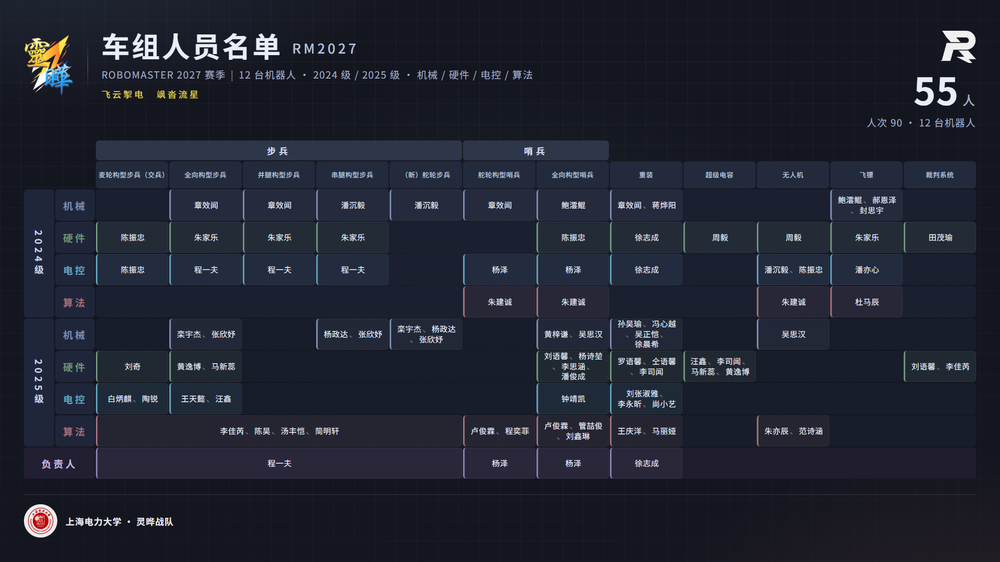
#> input picture shots/cars-1920x1080.png, 1000 x 562 px, shrunk from 1920 x 1080 before the run
$ python pixel-diff.py ../shots/cars-1920x1080.png ../shots/tech-1920x1080.png ../shots/tech-1920x1080.png
#> lines starting #> are read from the running program, lines starting #| are printed output that depends on the picture; after the words box and inside, x2 and y2 are one past the last pixel; in counts of white or black regions, pixels touching at a corner belong together
"""像素级比对两张同尺寸 PNG，输出差异比例、差异区域包围盒，并存一张差异高亮图。

用法: python scripts/pixel-diff.py a.png b.png out-diff.png
"""

import os
import sys

from PIL import Image, ImageChops

a_path, b_path, out_path = sys.argv[1], sys.argv[2], sys.argv[3]
a = Image.open(a_path).convert("RGB")
#> a is the input picture: PIL image 1000x562 RGB; mean R, G, B 33.2, 36.8, 49.3
b = Image.open(b_path).convert("RGB")
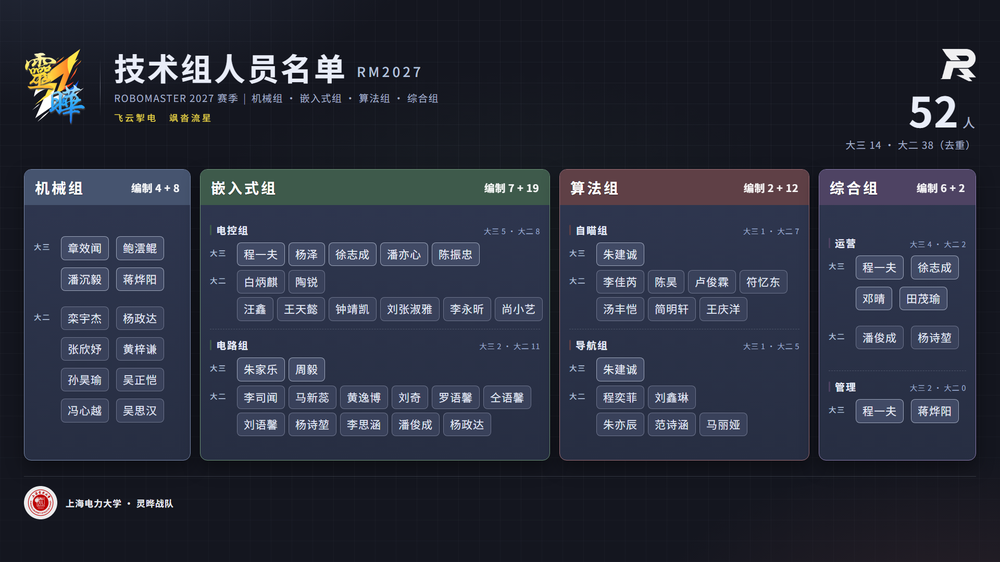
#> input picture shots/tech-1920x1080.png, 1000 x 562 px, shrunk from 1920 x 1080 before the run
#> b is the input picture: PIL image 1000x562 RGB; mean R, G, B 42.4, 46.7, 60.9
if a.size != b.size:
    print(f"尺寸不同: {a.size} vs {b.size}")
    sys.exit(1)

diff = ImageChops.difference(a, b)
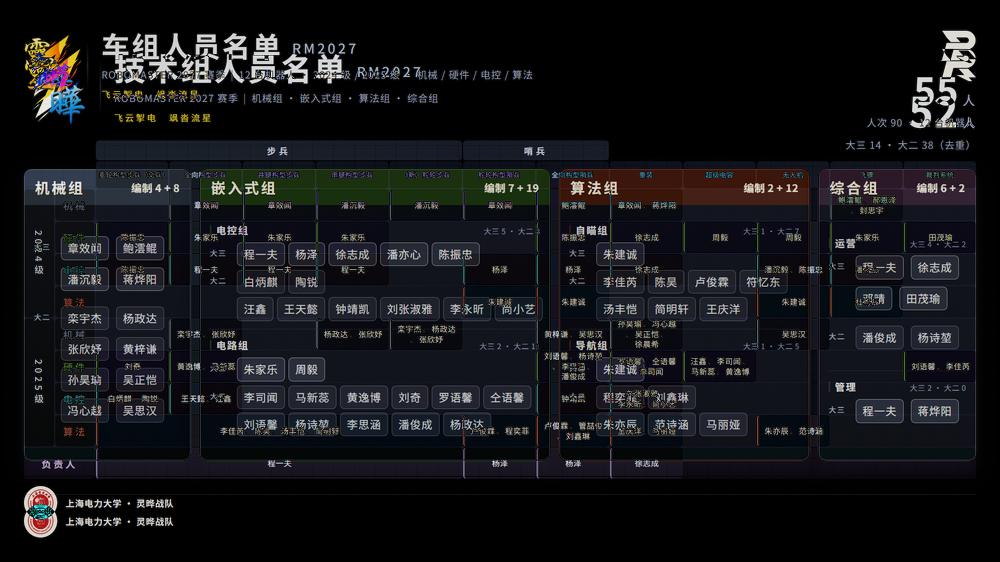
#> diff: PIL image 1000x562 RGB; mean R, G, B 21.7, 22.4, 25.3
gray = diff.convert("L")
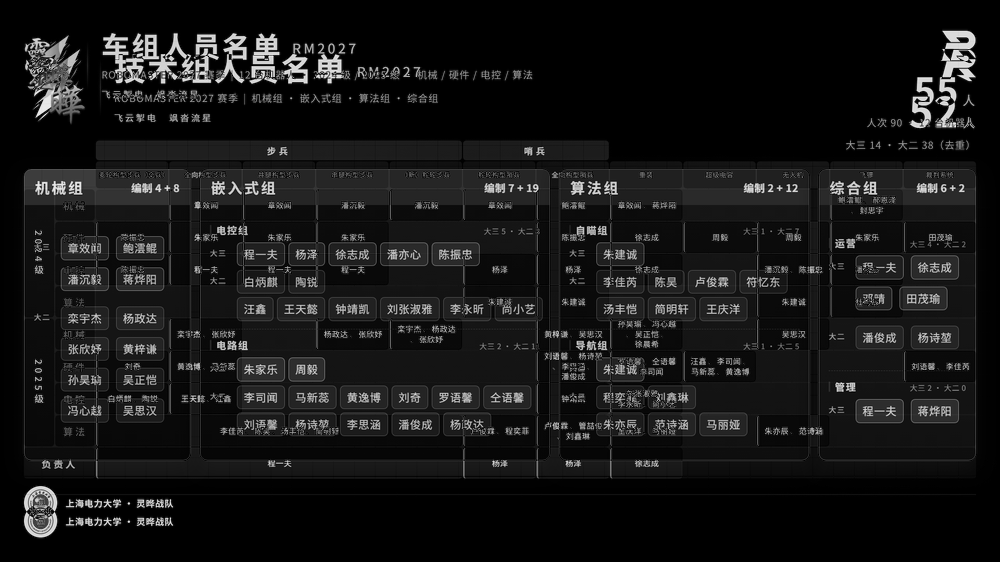
#> gray: PIL image 1000x562 L; min 0, max 248, mean 22.5
hist = gray.histogram()
#> hist = 256 values, max 191319 at index 0, min 0 at index 243, mean 2195.3
total = a.size[0] * a.size[1]
#> total = 562000
over = sum(hist[16:])  # 阈值 16，忽略抗锯齿级别的微小差异
#> over = 231460
print(f"尺寸 {a.size}")
#| 尺寸 (1000, 562)
print(
    f"完全一致 {100 * hist[0] / total:.2f}%  |  近似一致(≤16) {100 * sum(hist[:17]) / total:.2f}%  |  明显差异 {100 * over / total:.2f}%"
)
#| 完全一致 34.04%  |  近似一致(≤16) 59.54%  |  明显差异 41.19%

# 256 级查找表做阈值，比回调写法更省事也更快
THRESHOLD_LUT = bytes([0] * 17 + [255] * (256 - 17))
mask = gray.point(THRESHOLD_LUT)
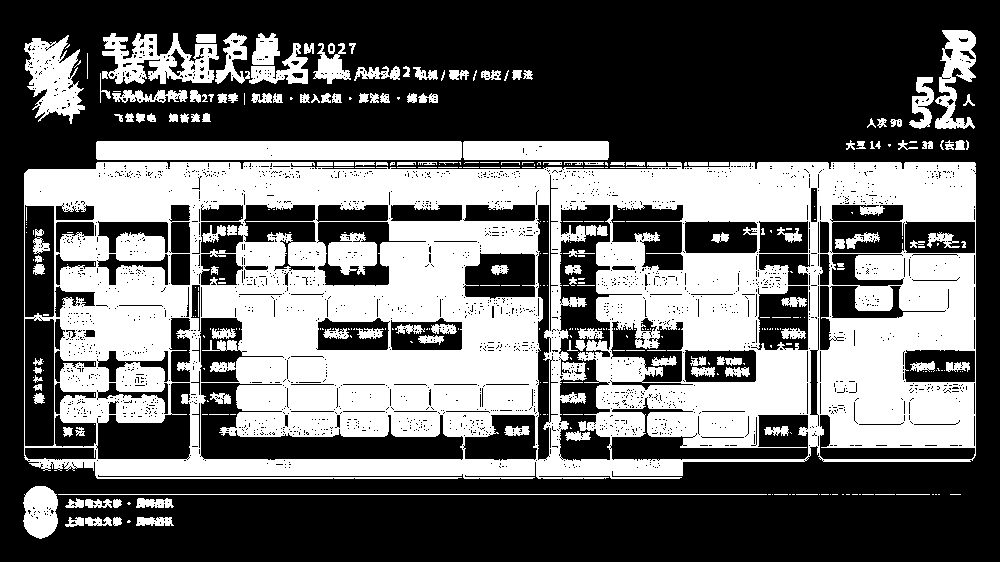
#> mask: PIL image 1000x562 L; 40.5% white; 352 white regions (199 under 20 px), largest, box (x1, y1, x2, y2) and area: (24, 162, 976, 479) 187808, (96, 141, 462, 160) 6947, (102, 33, 219, 84) 3278
bbox = mask.getbbox()
#> bbox = (23, 30, 976, 539)
print(f"差异包围盒 {bbox}")
#| 差异包围盒 (23, 30, 976, 539)

# 差异高亮图：上=原图 下=差异处涂红
w, h = a.size
#> w = 1000; h = 562
canvas = Image.new("RGB", (w, h * 2 + 8), (10, 10, 14))
canvas.paste(a, (0, 0))
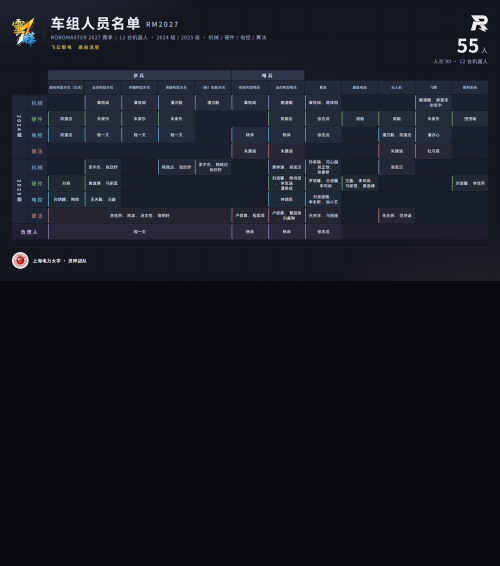
#> canvas: PIL image 1000x1132 RGB (shown at 1/2 size); mean R, G, B 21.5, 23.3, 31.5
highlight = b.copy()
highlight.paste((255, 0, 0), mask=mask)
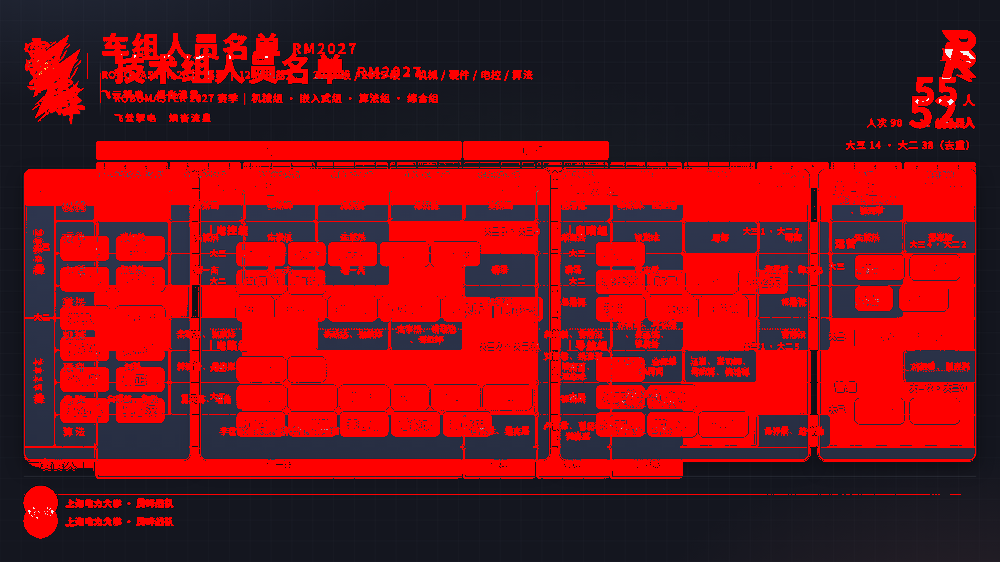
#> highlight: PIL image 1000x562 RGB; mean R, G, B 119.5, 18.4, 26
canvas.paste(highlight, (0, h + 8))
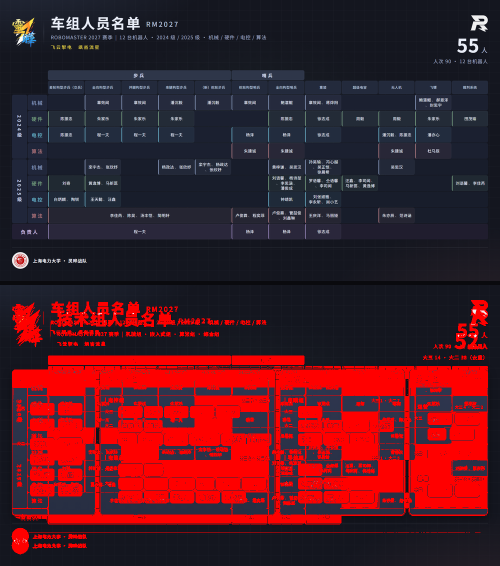
#> canvas: PIL image 1000x1132 RGB (shown at 1/2 size); mean R, G, B 75.9, 27.5, 37.5
canvas.save(out_path)
print("差异图 ->", out_path, os.path.getsize(out_path))
